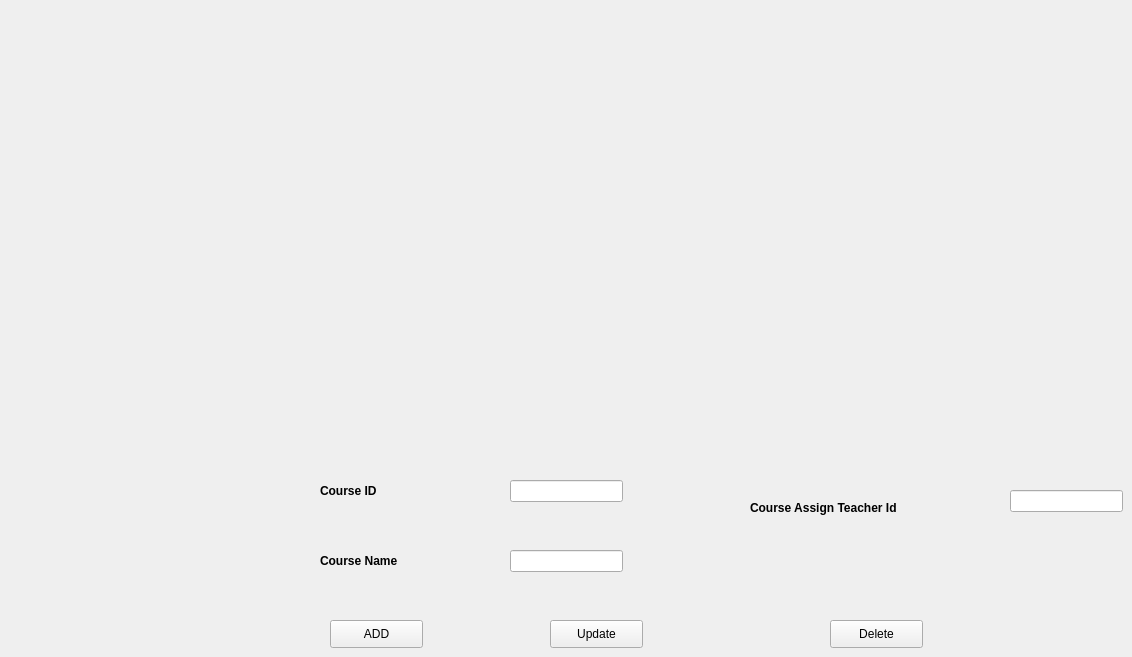
        <widget class="QWidget" name="Courses_2">
         <widget class="QLabel" name="courseid_label_2">
          <property name="geometry">
           <rect>
            <x>320</x>
            <y>480</y>
            <width>91</width>
            <height>21</height>
           </rect>
          </property>
          <property name="font">
           <font>
            <pointsize>9</pointsize>
            <weight>75</weight>
            <bold>true</bold>
           </font>
          </property>
          <property name="text">
           <string>Course ID</string>
          </property>
         </widget>
         <widget class="QLabel" name="coursename_label_2">
          <property name="geometry">
           <rect>
            <x>320</x>
            <y>550</y>
            <width>101</width>
            <height>21</height>
           </rect>
          </property>
          <property name="font">
           <font>
            <pointsize>9</pointsize>
            <weight>75</weight>
            <bold>true</bold>
           </font>
          </property>
          <property name="text">
           <string>Course Name</string>
          </property>
         </widget>
         <widget class="QLabel" name="courseassign_label_2">
          <property name="geometry">
           <rect>
            <x>750</x>
            <y>500</y>
            <width>201</width>
            <height>16</height>
           </rect>
          </property>
          <property name="font">
           <font>
            <pointsize>9</pointsize>
            <weight>75</weight>
            <bold>true</bold>
           </font>
          </property>
          <property name="text">
           <string>Course Assign Teacher Id</string>
          </property>
         </widget>
         <widget class="QLineEdit" name="courseid_lineEdit_2">
          <property name="geometry">
           <rect>
            <x>510</x>
            <y>480</y>
            <width>113</width>
            <height>22</height>
           </rect>
          </property>
         </widget>
         <widget class="QLineEdit" name="coursename_lineEdit_2">
          <property name="geometry">
           <rect>
            <x>510</x>
            <y>550</y>
            <width>113</width>
            <height>22</height>
           </rect>
          </property>
         </widget>
         <widget class="QLineEdit" name="courseassign_lineEdit_2">
          <property name="geometry">
           <rect>
            <x>1010</x>
            <y>490</y>
            <width>113</width>
            <height>22</height>
           </rect>
          </property>
         </widget>
         <widget class="QPushButton" name="pushButton_5">
          <property name="geometry">
           <rect>
            <x>330</x>
            <y>620</y>
            <width>93</width>
            <height>28</height>
           </rect>
          </property>
          <property name="text">
           <string>ADD</string>
          </property>
         </widget>
         <widget class="QPushButton" name="pushButton_6">
          <property name="geometry">
           <rect>
            <x>550</x>
            <y>620</y>
            <width>93</width>
            <height>28</height>
           </rect>
          </property>
          <property name="text">
           <string>Update</string>
          </property>
         </widget>
         <widget class="QPushButton" name="pushButton_7">
          <property name="geometry">
           <rect>
            <x>830</x>
            <y>620</y>
            <width>93</width>
            <height>28</height>
           </rect>
          </property>
          <property name="text">
           <string>Delete</string>
          </property>
         </widget>
        </widget>
